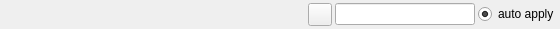
<ui version="4.0" >
 <class>MinMaxEditorItem</class>
 <widget class="QWidget" name="MinMaxEditorItem" >
  <property name="geometry" >
   <rect>
    <x>0</x>
    <y>0</y>
    <width>560</width>
    <height>29</height>
   </rect>
  </property>
  <property name="baseSize" >
   <size>
    <width>100</width>
    <height>20</height>
   </size>
  </property>
  <property name="windowTitle" >
   <string>lineEditorItem</string>
  </property>
  <layout class="QHBoxLayout" >
   <property name="spacing" >
    <number>3</number>
   </property>
   <property name="margin" >
    <number>1</number>
   </property>
   <item>
    <widget class="QLabel" name="nameLabel" >
     <property name="minimumSize" >
      <size>
       <width>240</width>
       <height>20</height>
      </size>
     </property>
     <property name="maximumSize" >
      <size>
       <width>240</width>
       <height>30</height>
      </size>
     </property>
     <property name="text" >
      <string/>
     </property>
    </widget>
   </item>
   <item>
    <spacer>
     <property name="orientation" >
      <enum>Qt::Horizontal</enum>
     </property>
     <property name="sizeType" >
      <enum>QSizePolicy::MinimumExpanding</enum>
     </property>
     <property name="sizeHint" stdset="0" >
      <size>
       <width>0</width>
       <height>0</height>
      </size>
     </property>
    </spacer>
   </item>
   <item>
    <widget class="QToolButton" name="hist" >
     <property name="text" >
      <string/>
     </property>
     <property name="icon" >
      <iconset resource="QtAutoGui.qrc" >
       <normaloff>:/icons/hist.png</normaloff>:/icons/hist.png</iconset>
     </property>
    </widget>
   </item>
   <item>
    <layout class="QVBoxLayout" >
     <property name="spacing" >
      <number>0</number>
     </property>
     <property name="margin" >
      <number>0</number>
     </property>
     <item>
      <widget class="QLineEdit" name="lineEdit" >
       <property name="minimumSize" >
        <size>
         <width>140</width>
         <height>0</height>
        </size>
       </property>
       <property name="maximumSize" >
        <size>
         <width>176</width>
         <height>16777215</height>
        </size>
       </property>
      </widget>
     </item>
    </layout>
   </item>
   <item>
    <widget class="QRadioButton" name="radioButton" >
     <property name="text" >
      <string>auto apply</string>
     </property>
     <property name="checked" >
      <bool>true</bool>
     </property>
    </widget>
   </item>
  </layout>
 </widget>
 <resources>
  <include location="QtAutoGui.qrc" />
 </resources>
 <connections/>
</ui>
